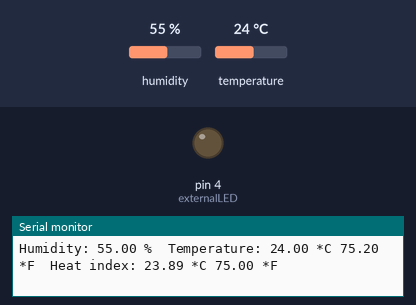
Recording of a sketch running on a simulated Arduino Uno, built with avr-gcc and run on an emulated ATmega328P. Shown: output pins drawn as LEDs (lit = HIGH), the last lines printed to the serial monitor. Dashed ring = blinking. Inputs (shaded band) come from the test bench; at power-on: humidity 55 %, temperature 24 °C.

Above: at 4.8 s.
4.9 s: humidity set to 58 %
7.9 s: humidity set to 62 %
At 8.5 s:
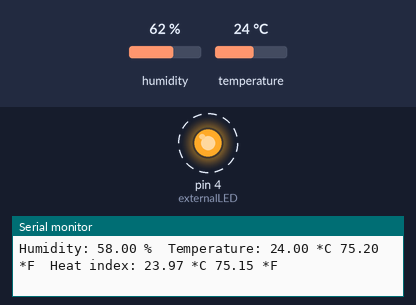
12.6 s: humidity set to 22 %
At 13.2 s:
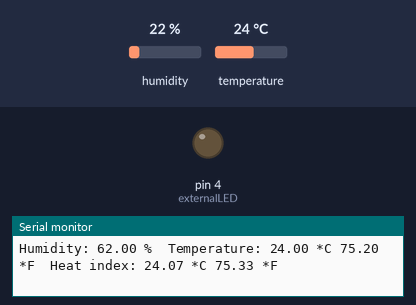
15.6 s: humidity set to 68 %
At 17.6 s:
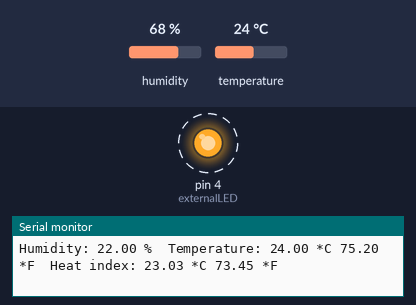
Timing chart, 0 to 22.2 s (numbered marks = the images above; inputs shaded):
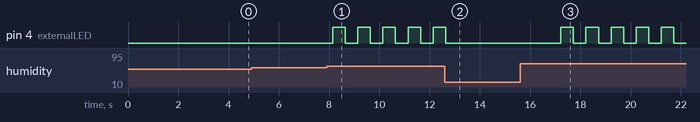

The sketch:

DHT_BLINKHUM.ino
```cpp
// Example testing sketch for various DHT humidity/temperature sensors
// Written by ladyada, public domain

#include "DHT.h"

#define DHTPIN 5     // GPIO5 - D1 - Nodemcu

// Uncomment whatever type you're using!
#define DHTTYPE DHT11   // DHT 11
//#define DHTTYPE DHT22   // DHT 22  (AM2302), AM2321
//#define DHTTYPE DHT21   // DHT 21 (AM2301)

// Connect pin 1 (on the left) of the sensor to +5V
// NOTE: If using a board with 3.3V logic like an Arduino Due connect pin 1
// to 3.3V instead of 5V!
// Connect pin 2 of the sensor to whatever your DHTPIN is
// Connect pin 4 (on the right) of the sensor to GROUND
// Connect a 10K resistor from pin 2 (data) to pin 1 (power) of the sensor

// Initialize DHT sensor.
// Note that older versions of this library took an optional third parameter to
// tweak the timings for faster processors.  This parameter is no longer needed
// as the current DHT reading algorithm adjusts itself to work on faster procs.
DHT dht(DHTPIN, DHTTYPE);
int externalLED = 4;
void setup() {
  Serial.begin(9600);
  Serial.println("DHTxx test!");
  pinMode(externalLED,OUTPUT);
  dht.begin();
}

void loop() {
  // Wait a few seconds between measurements.
  delay(2000);

  // Reading temperature or humidity takes about 250 milliseconds!
  // Sensor readings may also be up to 2 seconds 'old' (its a very slow sensor)
  float h = dht.readHumidity();
  // Read temperature as Celsius (the default)
  float t = dht.readTemperature();
  // Read temperature as Fahrenheit (isFahrenheit = true)
  float f = dht.readTemperature(true);

  if(h>60){
    for(int x=0;x<5;x++){
  digitalWrite(externalLED, HIGH);   // turn the LED on (HIGH is the voltage level)
  delay(500);                       // wait for a second
  digitalWrite(externalLED, LOW);    // turn the LED off by making the voltage LOW
  delay(500);
    }

    }

  // Check if any reads failed and exit early (to try again).
  if (isnan(h) || isnan(t) || isnan(f)) {
    Serial.println("Failed to read from DHT sensor!");
    return;
  }

  // Compute heat index in Fahrenheit (the default)
  float hif = dht.computeHeatIndex(f, h);
  // Compute heat index in Celsius (isFahreheit = false)
  float hic = dht.computeHeatIndex(t, h, false);

  Serial.print("Humidity: ");
  Serial.print(h);
  Serial.print(" %\t");
  Serial.print("Temperature: ");
  Serial.print(t);
  Serial.print(" *C ");
  Serial.print(f);
  Serial.print(" *F\t");
  Serial.print("Heat index: ");
  Serial.print(hic);
  Serial.print(" *C ");
  Serial.print(hif);
  Serial.println(" *F");
}
```

Measured:
- the behaviour switches between 60 and 61 % on humidity (found by bisection; images 0 and 1)
- after the input at 7.9 s, pin 4 (externalLED): alternates HIGH for 0.50 s and LOW for 0.50 s, starting after 0.24 s
- after the input at 12.6 s, pin 4 (externalLED): goes on until 12.6 s, then stays LOW
- after the input at 15.6 s, pin 4 (externalLED): alternates HIGH for 0.50 s and LOW for 0.50 s, starting after 1.6 s
